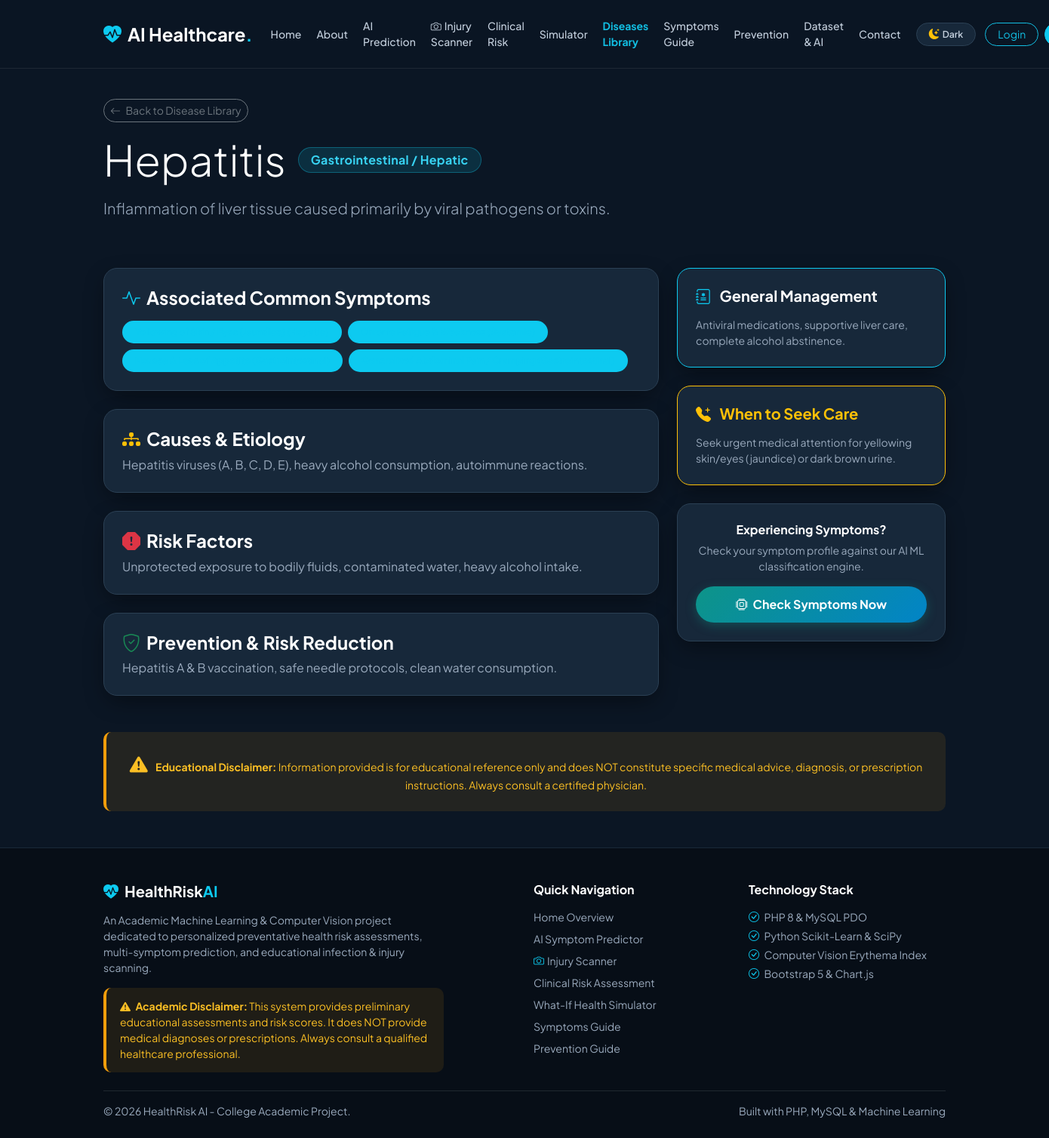
Screenshot of /disease_detail.php?id=19 with the database file from the repository.
### tables this page shows
CREATE TABLE `diseases` (
  `id` INT AUTO_INCREMENT PRIMARY KEY,
  `name` VARCHAR(100) NOT NULL UNIQUE,
  `category` VARCHAR(100) NOT NULL,
  `short_description` TEXT NOT NULL,
  `causes` TEXT NOT NULL,
  `risk_factors` TEXT NOT NULL,
  `prevention` TEXT NOT NULL,
  `management` TEXT NOT NULL,
  `when_to_seek_care` TEXT NOT NULL,
  INDEX `idx_diseases_category` (`category`),
  INDEX `idx_diseases_name` (`name`)
);

### includes/functions.php (called while the page is built, shortened)
<?php
function sanitize($data) {
    return htmlspecialchars(trim($data), ENT_QUOTES, 'UTF-8');
}

### disease_detail.php (the view, shortened to what this page needs)
<?php
require_once __DIR__ . '/includes/header.php';
require_once __DIR__ . '/includes/functions.php';
$pdo = get_db_connection();
$id = isset($_GET['id']) ? intval($_GET['id']) : 0;
$name = isset($_GET['name']) ? trim($_GET['name']) : '';
$disease = null;
$symptoms = [];
if ($pdo) {
    try {
        if ($id > 0) {
            $stmt = $pdo->prepare("SELECT * FROM diseases WHERE id = ?");
            $stmt->execute([$id]);
            $disease = $stmt->fetch();
        } elseif ($name !== '') {
            $stmt = $pdo->prepare("SELECT * FROM diseases WHERE name LIKE ?");
            $stmt->execute(['%' . $name . '%']);
            $disease = $stmt->fetch();
        }
        if ($disease) {
            $sym_stmt = $pdo->prepare("
                SELECT s.* FROM symptoms s
                JOIN disease_symptoms ds ON s.id = ds.symptom_id
                WHERE ds.disease_id = ?
            ");
            $sym_stmt->execute([$disease['id']]);
            $symptoms = $sym_stmt->fetchAll();
        }
    } catch (PDOException $e) {
        $disease = null;
    }
}
?>
<div class="row py-3">
    <div class="col-lg-12">
        <a href="diseases.php" class="btn btn-outline-secondary btn-sm rounded-pill mb-3">
            <i class="bi bi-arrow-left me-1"></i> Back to Disease Library
        </a>
        <div class="d-flex align-items-center gap-3">
            <h1 class="display-4 fw-extrabold mb-0"><?= sanitize($disease['name']) ?></h1>
            <span class="badge hero-badge px-3 py-2 rounded-pill fw-bold fs-6"><?= sanitize($disease['category']) ?></span>
        </div>
        <p class="lead text-muted mt-3"><?= sanitize($disease['short_description']) ?></p>
    </div>
</div>
<div class="row g-4 my-2">
    <div class="col-lg-8">
        <div class="card-custom p-4 mb-4">
            <h4 class="fw-bold mb-3 d-flex align-items-center">
                <i class="bi bi-activity text-info me-2"></i> Associated Common Symptoms
            </h4>
            <div class="d-flex flex-wrap gap-2">
                <?php if (!empty($symptoms)): ?>
                    <?php foreach ($symptoms as $s): ?>
                        <span class="badge bg-info bg-opacity-20 text-info border border-info border-opacity-25 px-3 py-2 rounded-pill">
                        </span>
                    <?php endforeach; ?>
                <?php else: ?>
                    <span class="text-muted small">Standard clinical symptom constellation.</span>
                <?php endif; ?>
            </div>
        </div>
        <div class="card-custom p-4 mb-4">
            <h4 class="fw-bold mb-2 d-flex align-items-center">
                <i class="bi bi-diagram-3-fill text-warning me-2"></i> Causes & Etiology
            </h4>
            <p class="text-muted mb-0"><?= sanitize($disease['causes']) ?></p>
        </div>
        <div class="card-custom p-4 mb-4">
            <h4 class="fw-bold mb-2 d-flex align-items-center">
                <i class="bi bi-exclamation-octagon-fill text-danger me-2"></i> Risk Factors
            </h4>
            <p class="text-muted mb-0"><?= sanitize($disease['risk_factors']) ?></p>
        </div>
        <div class="card-custom p-4 mb-4">
            <h4 class="fw-bold mb-2 d-flex align-items-center">
                <i class="bi bi-shield-check text-success me-2"></i> Prevention & Risk Reduction
            </h4>
            <p class="text-muted mb-0"><?= sanitize($disease['prevention']) ?></p>
        </div>
    </div>
    <div class="col-lg-4">
        <div class="card-custom p-4 mb-4 border-info">
            <h5 class="fw-bold mb-3"><i class="bi bi-journal-medical text-info me-2"></i> General Management</h5>
            <p class="small text-muted mb-0"><?= sanitize($disease['management']) ?></p>
        </div>
        <div class="card-custom p-4 mb-4 border-warning">
            <h5 class="fw-bold text-warning mb-3"><i class="bi bi-telephone-plus-fill me-2"></i> When to Seek Care</h5>
            <p class="small text-muted mb-0"><?= sanitize($disease['when_to_seek_care']) ?></p>
        </div>
        <div class="card-custom p-4 text-center">
            <h6 class="fw-bold mb-2">Experiencing Symptoms?</h6>
            <p class="small text-muted mb-3">Check your symptom profile against our AI ML classification engine.</p>
            <a href="prediction.php" class="btn btn-primary-custom w-100 rounded-pill"><i class="bi bi-cpu me-1"></i> Check Symptoms Now</a>
        </div>
    </div>
</div>
<div class="disclaimer-banner my-4 p-4 text-center">
    <i class="bi bi-exclamation-triangle-fill fs-4 me-2"></i>
    <strong>Educational Disclaimer:</strong> Information provided is for educational reference only and does NOT constitute specific medical advice, diagnosis, or prescription instructions. Always consult a certified physician.
</div>
<?php
require_once __DIR__ . '/includes/footer.php';
?>

### assets/css/style.css (style rules this page uses)
:root, [data-theme="dark"], [data-bs-theme="dark"] { --accent-primary: #12bfe3; --accent-primary-hover: #0aa6c5; --accent-secondary: #0d9488; --accent-secondary-hover: #0f766e; --accent-teal: #0d9488; --accent-teal-hover: #0f766e; --accent-cyan: #12bfe3; --accent-cyan-hover: #0aa6c5; --accent-blue: #0284c7; --accent-amber: #f59e0b; --accent-rose: #f43f5e; --accent-green: #10b981; --color-danger: #ef4444; --color-warning: #f59e0b; --color-success: #10b981; --color-info: #12bfe3; --accent: #12bfe3; --accent-dark: #0aa6c5; --button-text: #ffffff; --bg-primary: #0b1624; --bg-secondary: #111f30; --bg-card: #17283a; --bg-card-hover: #1c2e42; --bg-card-subtle: #0f1c2b; --bg-input: #0f1c2b; --text-input: #ffffff; --bg-body: #0b1624; --bg-main: #0b1624; --bg-surface: #111f30; --card-bg: #17283a; --card-border: #2b4054; --border-color: #2b4054; --border-subtle: rgba(255, 255, 255, 0.08); --border-card: #2b4054; --border-input: #334a60; --border-focus: #12bfe3; --text-primary: #ffffff; --text-heading: #ffffff; --text-secondary: #c3cfdd; --text-main: #c3cfdd; --text-muted: #9aaabd; --navbar-bg: rgba(11, 22, 36, 0.94); --navbar-text: #c3cfdd; --footer-bg: #070e17; --footer-heading: #ffffff; --footer-text: #9aaabd; --footer-border: #1a2938; --hero-bg: linear-gradient(135deg, #0b1624 0%, #17283a 55%, #0f3545 100%); --hero-gradient: linear-gradient(135deg, #0b1624 0%, #17283a 55%, #0f3545 100%); --hero-heading: #ffffff; --hero-text: #c3cfdd; --hero-badge-bg: rgba(18, 191, 227, 0.15); --hero-badge-text: #38d3f2; --hero-badge-border: rgba(18, 191, 227, 0.35); --hero-btn-sec-color: #ffffff; --hero-btn-sec-border: rgba(255, 255, 255, 0.35); --hero-btn-sec-hover: rgba(255, 255, 255, 0.12); --shadow: rgba(0, 0, 0, 0.3); --shadow-sm: 0 2px 8px rgba(0, 0, 0, 0.3); --shadow-md: 0 6px 20px rgba(0, 0, 0, 0.4); --shadow-lg: 0 12px 36px rgba(0, 0, 0, 0.55); --shadow-card: 0 10px 30px -5px rgba(0, 0, 0, 0.45); --shadow-elevated: 0 20px 40px -10px rgba(0, 0, 0, 0.6); --tile-bg-unselected: #111f30; --tile-border-unselected: #1f3347; --tile-text-unselected: #9aaabd; --tile-hover-bg: #17283a; --tile-hover-border: #334a60; --tile-bg-selected: linear-gradient(135deg, #0f4c5c 0%, #0c3852 100%); --tile-border-selected: #12bfe3; --tile-text-selected: #ffffff; --tile-shadow-selected: 0 8px 24px -4px rgba(18, 191, 227, 0.4), inset 0 1px 0 rgba(255, 255, 255, 0.35); --tile-indicator-bg: #12bfe3; --tile-indicator-color: #0b1624; }
body { font-family: 'Plus Jakarta Sans', -apple-system, BlinkMacSystemFont, sans-serif; background-color: var(--bg-main); color: var(--text-main); display: flex; flex-direction: column; min-height: 100vh; transition: background-color 0.25s ease, color 0.25s ease; }
h1, h2, h3, h4, h5, h6, .text-heading { color: var(--text-heading); transition: color 0.2s ease; }
.text-muted { color: var(--text-muted) !important; }
.card-custom { background: var(--bg-card); border: 1px solid var(--border-card); border-radius: 18px; box-shadow: var(--shadow-card); color: var(--text-main); transition: transform 0.25s ease, box-shadow 0.25s ease, background-color 0.25s ease, border-color 0.25s ease; }
.hero-badge { background: var(--hero-badge-bg) !important; color: var(--hero-badge-text) !important; border: 1px solid var(--hero-badge-border) !important; font-weight: 700; letter-spacing: 0.02em; }
.btn-primary-custom { background: linear-gradient(135deg, #0d9488 0%, #0284c7 100%); color: #ffffff !important; font-weight: 700; border-radius: 12px; border: none; padding: 12px 28px; box-shadow: 0 4px 14px rgba(13, 148, 136, 0.35); transition: all 0.25s ease; }
.disclaimer-banner { background: rgba(245, 158, 11, 0.08); border-left: 4px solid var(--accent-amber); color: #b45309; padding: 14px 18px; border-radius: 10px; font-size: 0.875rem; }
[data-theme="dark"] .disclaimer-banner { background: rgba(245, 158, 11, 0.1); color: #fbbf24; }

### rows the page displays
diseases: name "Hepatitis", category "Gastrointestinal / Hepatic", short_description "Inflammation of liver tissue caused primarily by viral pathogens or toxins.", causes "Hepatitis viruses (A, B, C, D, E), heavy alcohol consumption, autoimmune reactions.", risk_factors "Unprotected exposure to bodily fluids, contaminated water, heavy alcohol intake.", prevention "Hepatitis A & B vaccination, safe needle protocols, clean water consumption.", management "Antiviral medications, supportive liver care, complete alcohol abstinence.", when_to_seek_care "Seek urgent medical attention for yellowing skin/eyes (jaundice) or dark brown urine."
